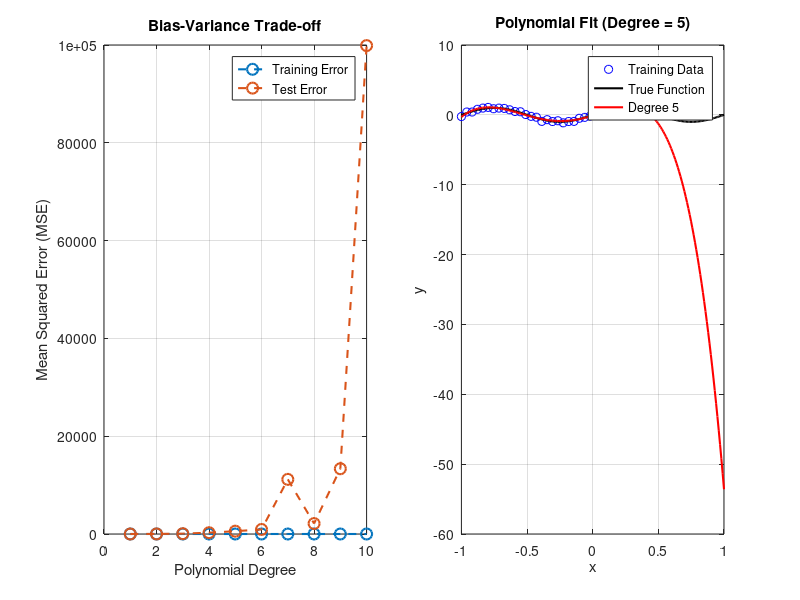

The MATLAB script that drew this image:
function bias_variance_tutorial
    % Demonstrates the bias-variance trade-off using polynomial regression.
    %
    % We:
    %   1) Generate noisy data from a known function.
    %   2) Fit polynomial regressions of different degrees.
    %   3) Compare training vs test errors.
    %   4) Observe how increasing model complexity affects bias and variance.

    %% 1. Generate synthetic data
    rng(0); % For reproducibility
    
    N = 50;             % Total number of data points
    x = linspace(-1,1,N)';   % Features
    true_function = @(x) sin(2*pi*x);  % Underlying function
    noise_variance = 0.2;    % Noise level
    y = true_function(x) + noise_variance*randn(N,1);  % Observed data

    % Split into train (70%) and test (30%)
    Ntrain = round(0.7*N);
    x_train = x(1:Ntrain);
    y_train = y(1:Ntrain);
    x_test  = x(Ntrain+1:end);
    y_test  = y(Ntrain+1:end);

    %% 2. Fit polynomial models of different degrees
    max_degree = 10;  % Maximum polynomial degree to try
    train_errors = zeros(max_degree,1);
    test_errors  = zeros(max_degree,1);

    for d = 1:max_degree
        % Build polynomial design matrix for training data
        Xtrain = polynomialDesignMatrix(x_train, d);
        % Solve for parameters (normal equation: w = (X'X)^(-1) X'y )
        w = (Xtrain'*Xtrain)\(Xtrain'*y_train);

        % Predictions on training set
        y_pred_train = Xtrain * w;
        train_errors(d) = mean((y_train - y_pred_train).^2);

        % Build polynomial design matrix for test data
        Xtest = polynomialDesignMatrix(x_test, d);
        % Predictions on test set
        y_pred_test = Xtest * w;
        test_errors(d) = mean((y_test - y_pred_test).^2);
    end

    %% 3. Plot the training and test errors
    figure('Position',[100 100 900 400]);

    % Subplot 1: Training & Test Errors vs. Polynomial Degree
    subplot(1,2,1);
    plot(1:max_degree, train_errors, 'o--', 'LineWidth',1.5, 'MarkerSize',8);
    hold on;
    plot(1:max_degree, test_errors, 'o--', 'LineWidth',1.5, 'MarkerSize',8);
    xlabel('Polynomial Degree');
    ylabel('Mean Squared Error (MSE)');
    legend('Training Error','Test Error','Location','best');
    title('Bias-Variance Trade-off');
    grid on;

    % Subplot 2: Visual comparison for a selected degree
    subplot(1,2,2);
    d_select = 5;  % Example: pick a polynomial degree to visualize
    Xtrain_select = polynomialDesignMatrix(x_train, d_select);
    w_select = (Xtrain_select'*Xtrain_select)\(Xtrain_select'*y_train);

    % Plot training data
    plot(x_train, y_train, 'bo', 'DisplayName','Training Data'); hold on;

    % Plot true function (smooth curve)
    x_fine = linspace(-1,1,200)';
    y_true_fine = true_function(x_fine);
    plot(x_fine, y_true_fine, 'k-', 'LineWidth',1.5, 'DisplayName','True Function');

    % Plot polynomial model's prediction
    X_fine_select = polynomialDesignMatrix(x_fine, d_select);
    y_pred_fine = X_fine_select * w_select;
    plot(x_fine, y_pred_fine, 'r-', 'LineWidth',1.5, 'DisplayName',['Degree ' num2str(d_select)]);

    legend('Location','best');
    title(['Polynomial Fit (Degree = ' num2str(d_select) ')']);
    xlabel('x'); ylabel('y');
    grid on;

end

%% Helper function: build polynomial design matrix
function Xpoly = polynomialDesignMatrix(x, degree)
    % Given a column vector x of size Nx1 and a polynomial degree,
    % returns the Nx(degree+1) design matrix:
    % [1, x, x^2, ..., x^degree]
    N = length(x);
    Xpoly = zeros(N, degree+1);
    for d = 0:degree
        Xpoly(:, d+1) = x.^d;
    end
end
